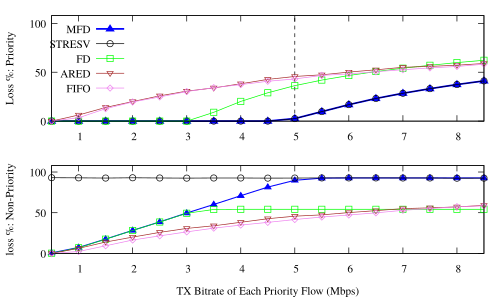

Generate this figure with gnuplot:
#! xgp flow_pps.dat
# Created the Fri Dec  8 02:30:12 CET 2017 with:
#   ____________________________
#  /                            \
# /        xgp        __________/
# \__________________/.:nonsns:.
#
 
#-------------------------------------
# SHAPES:
# (c)ircle  (t)riangle (i)nv.tri.
#           (d)iamond  (s)quare
# FILLING:
# (f)illed  (o)paque  (e)mpty (default)
#-------------------------------------
   s=4  ; es=s  ; fs=s+1 ; os=s+66
   c=6  ; ec=c  ; fc=c+1 ; oc=os+1
   t=8  ; et=t  ; ft=t+1 ; ot=oc+1
   i=10 ; ei=i  ; fi=i+1 ; oi=ot+1
   d=12 ; ed=d  ; fd=d+1 ; od=oi+1
   p=14 ; ep=p  ; fp=p+1 ; op=od+1
#-------------------------------------
#  e.g.:  
#  empty circles vs filled squares
#  plot "file" u 1:3 w p pt ec, 
#           "" u 1:4 w lp pt fs
#-------------------------------------

#Happy gnuplotting

set out "loss_new.pdf"
#set out "delay_fifo.pdf"
set term pdf font "Times,12"
#set terminal X11 enhanced font "courier 10 pitch, 16" size 1200,1000

set pointsize 0.75

set key top left
#set ylabel "Per flow rate [pps]"
#set title "Priority Bandwidth reservation Output (21Mbps Input link and 10Mbps Output link)\nPriority Bandwidth Sharing\n10 Detnet Flows and 2 Other heavy flows\nExplicit Bandwidth Reservation for Detnet Flows (Flows send their bandwidth requirement) \n and the remaining availble bandwidth is fairly shared by other flows."
#set title "Fifo Queue Output (21Mbps Input link and 10Mbps Output link)\n10 Detnet Flows and 2 Other heavy flows"
set xlabel "TX Bitrate of Each Priority Flow (Mbps)"
set xtics 1
set xrange [0.5:8.5]
#set ytics 0.1
set boxwidth 0.1
set style fill pattern
#set style fill solid
#set ytics nomirror
#set y2tics
#set yrange [0:5]
#set y2range [0:6000]
set ylabel "Loss %: Priority"
#set y2label "Flow Weight"
#set format y "%.t^.10^%T"
#set ytics 200000
#set yran [1e3:]
#min(a,b)=a<b?a:b
#stats 	'flow_pps.dat'	every ::1 using 1 nooutput
#total=int(STATS_sum)
#print("Total Throughput")
#print(total)
#f(x)=total
#set yrange [0:1]
set ytics 50
set yrange [0:108]

#set label "(DetnetFlow)" at 0.8, -0.05
#set label "(DetnetFlow)" at 1.6, -0.05
#set label "(DetnetFlow)" at 4.6, -0.05

#set arrow 1 from 4,0.1 to 4,0.0
#set label "Zero loss" at 4,-0.02

#set arrow 2 from 5,0.1 to 5,0.0
#set label "Zero loss" at 5,-0.02 
#set logscale y 10

set arrow 1 from 5,0 to 5,108 nohead dt "-"
#set label "Zero loss" at 4,-0.02

set multiplot layout 2, 1 
unset xlabel


plot \
'<cat rx_bwresv_flow_3.dat'	u ($2)/1000:($11)*100 t 'MFD' axes x1y1 with linespoints lw 2.5 pt ft lc rgb "blue",\
'<cat rx_stresv_flow_3.dat'	u ($2)/1000:($11)*100 t 'STRESV' axes x1y1 with linespoints lw 1 pt ec lc rgb "black",\
'<cat rx_fd_flow_3.dat'		u ($2)/1000:($11)*100 t 'FD' axes x1y1 with linespoints lw 1 pt es lc rgb "green",\
'<cat rx_ared_flow_3.dat'	u ($2)/1000:($11)*100 t 'ARED' axes x1y1 with linespoints lw 1 pt ei lc rgb "brown",\
'<cat rx_fifo_flow_3.dat'	u ($2)/1000:($11)*100 t 'FIFO' axes x1y1 with linespoints lw 1 pt ed lc rgb "violet"


unset ylabel
set ylabel "loss %: Non-Priority"
set xlabel "TX Bitrate of Each Priority Flow (Mbps)"
unset key
unset arrow

plot \
'<cat rx_bwresv_flow_1.dat'	u ($2)/1000:($11)*100 t 'loss MFD' axes x1y1 with linespoints lw 1.5 pt ft lc rgb "blue",\
'<cat rx_stresv_flow_1.dat'	u ($2)/1000:($11)*100 t 'loss STRESV' axes x1y1 with linespoints lw 1 pt ec lc rgb "black",\
'<cat rx_fd_flow_1.dat'		u ($2)/1000:($11)*100 t 'loss FD' axes x1y1 with linespoints lw 1 pt es lc rgb "green",\
'<cat rx_ared_flow_3.dat'	u ($2)/1000:($11)*100 t 'loss ARED' axes x1y1 with linespoints lw 1 pt ei lc rgb "brown",\
'<cat rx_fifo_flow_1.dat'	u ($2)/1000:($11)*100 t 'loss FIFO' axes x1y1 with linespoints lw 1 pt ed lc rgb "violet"


unset multiplot

#'<cat rx_bwresv_flow_1.dat'	u ($2)/1000:($11)*100 t 'loss Bwresv' axes x1y1 with linespoints lw 1.5 pt es lc rgb "blue",\
#'<cat rx_stresv_flow_1.dat'	u ($2)/1000:($11)*100 t 'loss STRESV' axes x1y1 with linespoints lw 1 pt ec lc rgb "black",\
#'<cat rx_fd_flow_1.dat'		u ($2)/1000:($11)*100 t 'loss FD' axes x1y1 with linespoints lw 1 pt et lc rgb "green",\
#'<cat rx_fifo_flow_1.dat'	u ($2)/1000:($11)*100 t 'loss FIFO' axes x1y1 with linespoints lw 1 pt ed lc rgb "violet"
#pause 0.5
#reread

#plot \
#'< cat exp_10flows_rx.dat'    u ($0+1)*10:($2)      t 'Rx Detnet-1'  axes x1y1 with #lp pt 4 lc rgb "blue",\
#'< cat exp_10flows_rx.dat'    u ($0+1)*10:($5)      t 'Rx Detnet-2'  axes x1y1 with line  #lp pt 7 lc rgb "blue",\
#'< cat exp_10flows_rx.dat'    u ($0+1)*10:($8)      t 'Rx Detnet-3'  axes x1y1 with lp pt 8 lc rgb "red",\
#'< cat exp_10flows_rx.dat'    u ($0+1)*10:($11)      t 'Rx Detnet-4'  axes x1y1 with lp pt 11 lc rgb "red"
#'< sort -rnk1 /home/vk/FAIRDROP_BW_MASTER/NETWORKING_FAIRDROP_BW_1.0/plots/flow_pps.dat'	u ($0+1):($1/1000000)   	t 'Networking Alpha-1.0'  axes x1y1 with lp pt 4 lc rgb "black",	\
#'< sort -rnk1 /home/vk/FAIRDROP_BW_MASTER/ACT_FAIRDROP_BW_1.0/plots/flow_pps.dat'    u ($0+1):($1/1000000)      t 'Act Alpha-1.0'  axes x1y1 with lp pt 4 lc rgb "blue",    \
#'< sort -rnk1 /home/vk/FAIRDROP_BW_MASTER/NETWORKING_FAIRDROP_BW_0.4/plots/flow_pps.dat'    u ($0+1):($1/1000000)       t 'Networking Alpha-0.4'  axes x1y1 with lp pt 6 lc rgb "black", \
#'< sort -rnk1 /home/vk/FAIRDROP_BW_MASTER/ACT_FAIRDROP_BW_0.4/plots/flow_pps.dat'    u ($0+1):($1/1000000)      t 'Act Alpha-0.4'  axes x1y1 with lp pt 6 lc rgb "blue",    \
#'< sort -rnk1 /home/vk/FAIRDROP_BW_MASTER/NETWORKING_FAIRDROP_BW_0.1/plots/flow_pps.dat'    u ($0+1):($1/1000000)       t 'Networking Alpha-0.1'  axes x1y1 with lp pt 8 lc rgb "black", \
#'< sort -rnk1 /home/vk/FAIRDROP_BW_MASTER/ACT_FAIRDROP_BW_0.1/plots/flow_pps.dat'    u ($0+1):($1/1000000)      t 'Act Alpha-0.1'  axes x1y1 with lp pt 8 lc rgb "blue",    \

#'/home/vk/NOFAIRDROP_BW_RESULTS/plots/flow_pps.dat'  u ($0+1):($1/1000000) t 'Taildrop'   axes x1y1 with boxes lc rgb "violet"

#'flow_pps.dat'  u ($0+1+0.25):(f($1)/1000000)           t 'Per Flow Throughput'  axes x1y1 with boxes
